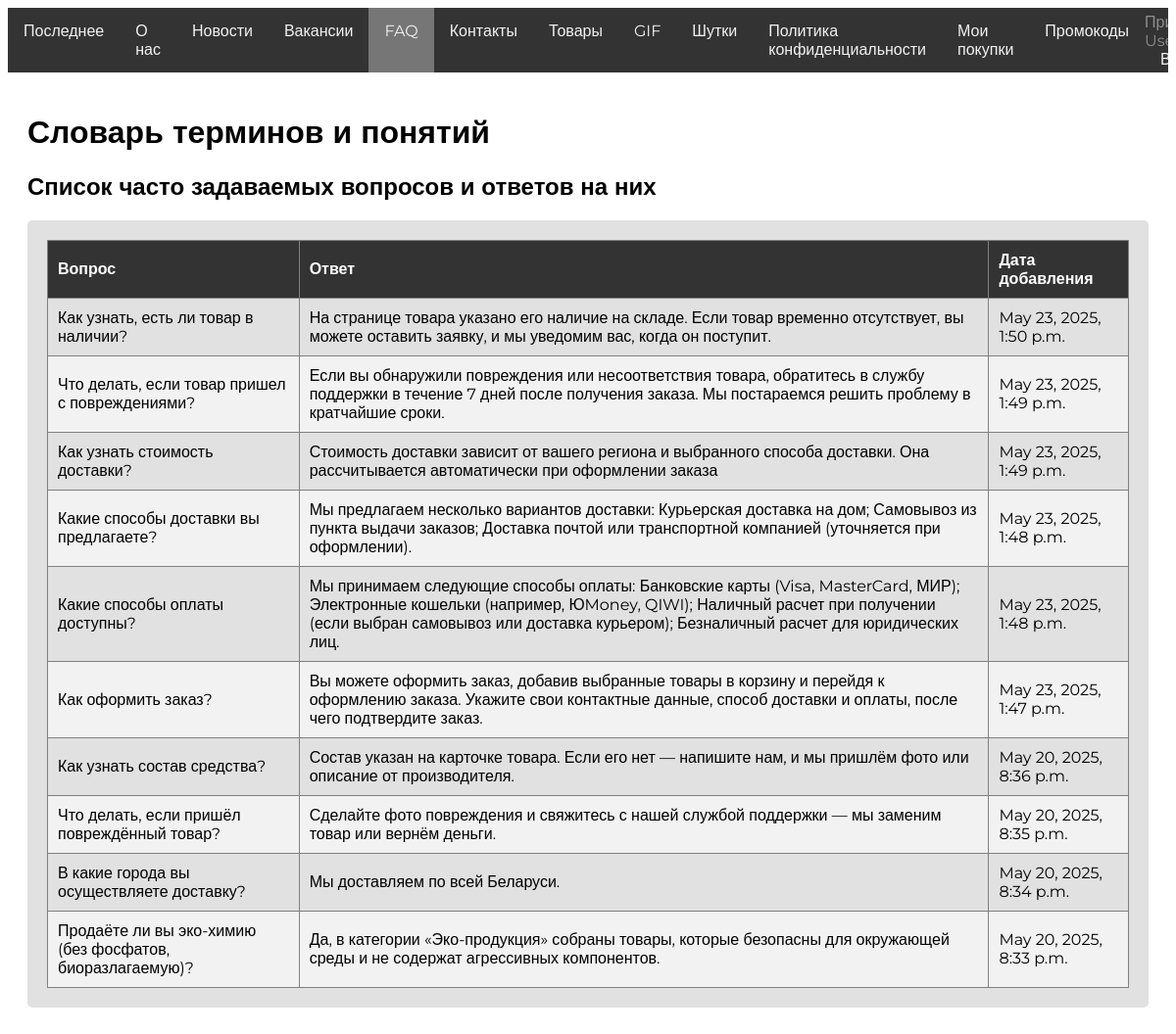
/faq/ (signed in), run on the app's committed database.
### OnlineShop/models.py (models this page shows, shortened)
class FAQ(models.Model):
    objects = models.Manager()
    question = models.CharField(max_length=255)
    answer = models.TextField()
    date_added = models.DateTimeField(auto_now_add=True)

### OnlineShop/views.py (the view)
# urls.py: path('faq/', views.faq_list, name='faq_list'),
def faq_list(request):
    faqs = FAQ.objects.all().order_by('-date_added')
    return render(request, 'faq_list.html', {'faqs': faqs, 'user': request.user})

### templates/faq_list.html (shortened to what this page needs)
<!DOCTYPE html>
{% load static %}
<html lang="en">
<head>
    <link rel="stylesheet" href="{% static "css/styles.css" %}">
</head>
<body class="body">
    <div class="navbar">
        <div class="left-items">
            <a href="#" id="latest" class="tab">Последнее</a>
            <a href="#" id="about" class="tab">О нас</a>
            <a href="#" id="news" class="tab">Новости</a>
            <a href="{% url 'vacancy_list' %}" id="vacancies" class="tab">Вакансии</a>
            <a href="#" id="faq" class="tab active">FAQ</a>
            <a href="#" id="contacts" class="tab">Контакты</a>
            <a href="#" id="products" class="tab">Товары</a>
            <a href="#" id="gif" class="tab">GIF</a>
            <a href="#" id="rand" class="tab">Шутки</a>
            <a href="{% url 'privacy_policy' %}" id="privacy-policy" class="tab">Политика конфиденциальности</a>
            {% if user.is_authenticated and not user.is_staff %}
                <a href="{% url 'my_purchases' %}" id="mypurchases" class="tab">Мои покупки</a>
            {% endif %}
            {% if user.is_authenticated %}
                <a href="{% url 'promo_list' %}" id="promocodes" class="tab">Промокоды</a>
            {% endif %}
        </div>
        {% if user.is_authenticated %}
        <div class="sp">
            <span>Привет, {{ user.username }}!</span>
            <a href="/logout">Выйти</a>
        </div>
        {% else %}
            <a href="/login">Войти</a>
        {% endif %}
    </div>
    <div class="container">
        <h1>Словарь терминов и понятий</h1>
        <h2>Список часто задаваемых вопросов и ответов на них</h2>
        <div class="article-summary">
            <table class="table" border="1">
                <thead>
                    <tr>
                        <th>Вопрос</th>
                        <th>Ответ</th>
                        <th>Дата добавления</th>
                    </tr>
                </thead>
                <tbody>
                    {% for faq in faqs %}
                    <tr>
                        <td>{{ faq.question }}</td>
                        <td>{{ faq.answer }}</td>
                        <td>{{ faq.date_added }}</td>
                    </tr>
                    {% endfor %}
                </tbody>
            </table>
        </div>
    </div>
</body>
</html>

### static/css/styles.css (style rules this page uses)
.body { font-family: Montserrat, sans-serif; }
* { font-family: Montserrat, sans-serif; }
.navbar { display: flex; justify-content: space-between; align-items: center; overflow: hidden; background-color: #333333; }
.navbar span { color: #8e8e8e }
.left-items { display: flex; }
.navbar a { color: #f2f2f2; text-decoration: none; padding: 14px 16px; }
.container { padding: 20px; }
.about-company, .article-summary { background-color: #e1e1e1; padding: 20px; margin-top: 5px; border-radius: 5px; }
.active { background-color: #767676; color: #f9f9f9; }
.table { width: 100%; border-collapse: collapse; }
.table th, .table td { padding: 10px; text-align: left; }
.table th { background-color: #333; color: white; }
.table tr:nth-child(even) { background-color: #f2f2f2; }

### data on the page
FAQ: question "Как узнать, есть ли товар в наличии?", answer "На странице товара указано его наличие на складе. Если товар временно отсутствует, вы можете оставить заявку, и мы уведомим вас, когда он поступит.", date_added "May 23, 2025, 1:50 p.m."
FAQ: question "Что делать, если товар пришел с повреждениями?", answer "Если вы обнаружили повреждения или несоответствия товара, обратитесь в службу поддержки в течение 7 дней после получения заказа. Мы постараемся решить проблему в кратчайшие сроки.", date_added "May 23, 2025, 1:49 p.m."
FAQ: question "Как узнать стоимость доставки?", answer "Стоимость доставки зависит от вашего региона и выбранного способа доставки. Она рассчитывается автоматически при оформлении заказа", date_added "May 23, 2025, 1:49 p.m."
FAQ: question "Какие способы доставки вы предлагаете?", answer "Мы предлагаем несколько вариантов доставки: Курьерская доставка на дом; Самовывоз из пункта выдачи заказов; Доставка почтой или транспортной компанией (уточняется при оформлении).", date_added "May 23, 2025, 1:48 p.m."
FAQ: question "Какие способы оплаты доступны?", answer "Мы принимаем следующие способы оплаты: Банковские карты (Visa, MasterCard, МИР); Электронные кошельки (например, ЮMoney, QIWI); Наличный расчет при получении (если выбран самовывоз или доставка курьером); Безналичный расчет для юридических лиц.", date_added "May 23, 2025, 1:48 p.m."
FAQ: question "Как оформить заказ?", answer "Вы можете оформить заказ, добавив выбранные товары в корзину и перейдя к оформлению заказа. Укажите свои контактные данные, способ доставки и оплаты, после чего подтвердите заказ.", date_added "May 23, 2025, 1:47 p.m."
FAQ: question "Как узнать состав средства?", answer "Состав указан на карточке товара. Если его нет — напишите нам, и мы пришлём фото или описание от производителя.", date_added "May 20, 2025, 8:36 p.m."
FAQ: question "Что делать, если пришёл повреждённый товар?", answer "Сделайте фото повреждения и свяжитесь с нашей службой поддержки — мы заменим товар или вернём деньги.", date_added "May 20, 2025, 8:35 p.m."
FAQ: question "В какие города вы осуществляете доставку?", answer "Мы доставляем по всей Беларуси.", date_added "May 20, 2025, 8:34 p.m."
FAQ: question "Продаёте ли вы эко-химию (без фосфатов, биоразлагаемую)?", answer "Да, в категории «Эко-продукция» собраны товары, которые безопасны для окружающей среды и не содержат агрессивных компонентов.", date_added "May 20, 2025, 8:33 p.m."
